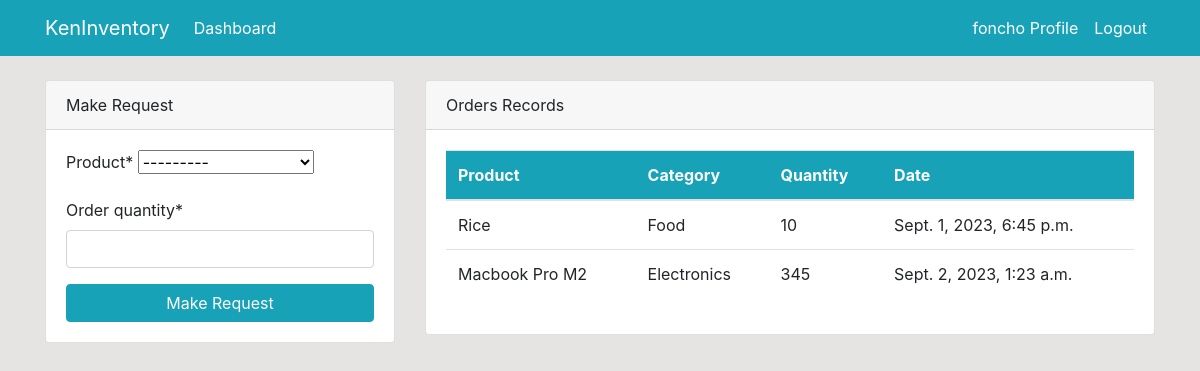
Page /dashboard/ (signed in) on the earlier database version.
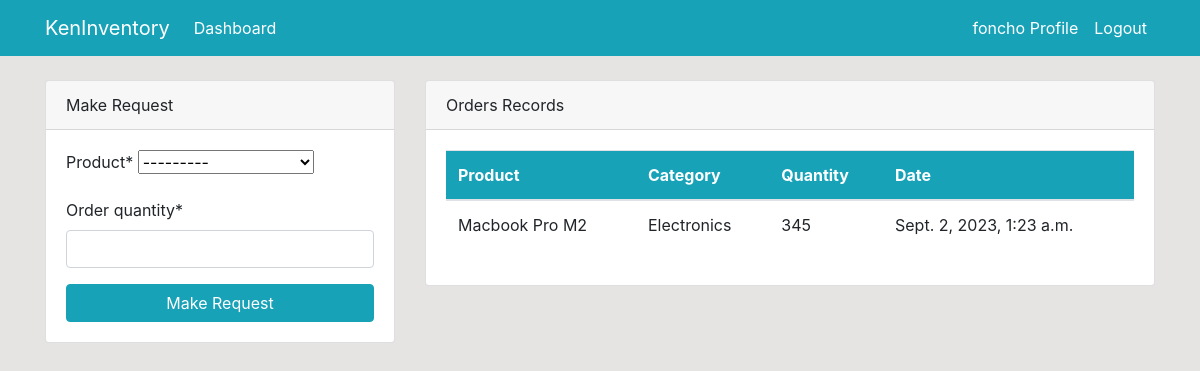
Same page on the later database version.
### dashboard/models.py (models this page shows, shortened)
class Order(models.Model):
    product = models.ForeignKey(Product, on_delete=models.CASCADE, null=True)
    staff = models.ForeignKey(User, on_delete=models.CASCADE, null=True)
    order_quantity = models.PositiveSmallIntegerField(null=True)
    date = models.DateTimeField(auto_now_add=True, null=True)
    class Meta:
        verbose_name_plural = "Order"

class Product(models.Model):
    name = models.CharField(max_length=50, null=True)
    category = models.CharField(choices=CATEGORIES, max_length=20, null=True)
    quantity = models.PositiveSmallIntegerField(null=True)
    class Meta:
        verbose_name_plural = "Product"
    def __str__(self):
        return self.name

### dashboard/views.py (the view)
# urls.py: path("dashboard/", views.index, name="dashboard-index"),
@login_required
def index(request):
    orders = Order.objects.all()
    products = Product.objects.all()
    orders_count = Order.objects.all().count()
    workers_count = User.objects.all().count()
    items_count = Product.objects.all().count()
    if request.method == "POST":
        form = OrderForm(request.POST)
        if form.is_valid():
            instance = form.save(commit=False)
            instance.staff = request.user
            instance.save()
            return redirect("dashboard-index")
    else:
        form = OrderForm()
    context = {
        "orders": orders,
        "form": form,
        "products": products,
        "workers_count": workers_count,
        "orders_count": orders_count,
        "items_count": items_count,
    }
    return render(request, "dashboard/index.html", context)

### dashboard/forms.py
class OrderForm(forms.ModelForm):
    class Meta:
        model = Order
        fields = ["product", "order_quantity"]

### templates/dashboard/index.html (shortened to what the changed rows need)
{% extends 'partials/base.html' %}
{% block content %}
{% if user.is_authenticated and user.is_staff and user.is_superuser %}
{% include 'partials/topnav.html' %}
<div class="container">
    <div class="row my-5">
        <div class="col-md-6">
            <div class="bg-white">
                <canvas id="myChart1" width="400" height="300"></canvas>
                <script>
                    var ctx = document.getElementById('myChart1').getContext('2d');
                    var myChart1 = new Chart(ctx, {
                        type: 'pie',
                        data: {
                            labels: [{% for order in orders %} '{{ order.product.name }}', {% endfor %}],
                    datasets: [{
                        label: 'Orders',
                        data: [{% for order in orders %} {{ order.order_quantity }}, {% endfor %}],
                        backgroundColor: [
                            'rgba(255, 99, 132, 1)',
                            'rgba(54, 162, 235, 1)',
                            'rgba(255, 206, 86, 1)',
                            'rgba(75, 192, 192, 1)',
                            'rgba(153, 102, 255, 1)',
                            'rgba(255, 159, 64, 1)'
                        ],
                            borderColor: [
                                'rgba(255, 99, 132, 1)',
                                'rgba(54, 162, 235, 1)',
                                'rgba(255, 206, 86, 1)',
                                'rgba(75, 192, 192, 1)',
                                'rgba(153, 102, 255, 1)',
                                'rgba(255, 159, 64, 1)'
                            ],
                                borderWidth: 1
                    }]
                    },
                    options: {
                        scales: {
                            yAxes: [{
                                ticks: {
                                    beginAtZero: true
                                }
                            }]
                        }
                    }
                    });
                </script>
            </div>
        </div>
        <div class="col-md-6">
            <div class="bg-white">
                <canvas id="myChart" width="400" height="300"></canvas>
                <script>
                    var ctx = document.getElementById('myChart').getContext('2d');
                    var myChart = new Chart(ctx, {
                        type: 'bar',
                        data: {
                            labels: [{% for product in products %} '{{ product.name }}', {% endfor %}],
                    datasets: [{
                        label: 'Products',
                        data: [{% for product in products %} {{ product.quantity }}, {% endfor %}],
                        backgroundColor: [
                            'rgba(255, 99, 132, 1)',
                            'rgba(54, 162, 235, 1)',
                            'rgba(255, 206, 86, 1)',
                            'rgba(75, 192, 192, 1)',
                            'rgba(153, 102, 255, 1)',
                            'rgba(255, 159, 64, 1)'
                        ],
                            borderColor: [
                                'rgba(255, 99, 132, 1)',
                                'rgba(54, 162, 235, 1)',
                                'rgba(255, 206, 86, 1)',
                                'rgba(75, 192, 192, 1)',
                                'rgba(153, 102, 255, 1)',
                                'rgba(255, 159, 64, 1)'
                            ],
                                borderWidth: 1
                    }]
                        },
                    options: {
                        scales: {
                            yAxes: [{
                                ticks: {
                                    beginAtZero: true
                                }
                            }]
                        }
                    }
                    });
                </script>
            </div>
        </div>
    </div>
</div>
{% elif user.is_authenticated and user.is_staff %}
{% include 'dashboard/staff_index.html' %}
{% elif user.is_authenticated %}
{% include 'dashboard/user_index.html' %}
{% endif %}
{% endblock %}

### templates/dashboard/staff_index.html (shortened to what this page needs)
{% load crispy_forms_tags %}
<div class="container">
    <div>
        <div class="row mt-4">
            <div class="col-md-4">
                <div class="card">
                    <div class="card-header">
                        Make Request
                    </div>
                    <div class="card-body">
                        <form method="POST">
                            {{ form|crispy }}
                            <input class="btn btn-info btn-block" type="submit" value="Make Request">
                        </form>
                    </div>
                </div>
            </div>
            <div class="col-md-8">
                <div class="card">
                    <div class="card-header">
                        Orders Records
                    </div>
                    <div class="card-body">
                        <table class="table bg-white">
                            <thead class="bg-info text-white">
                                <tr>
                                    <th scope="col">Product</th>
                                    <th scope="col">Category</th>
                                    <th scope="col">Quantity</th>
                                    <th scope="col">Date</th>
                                </tr>
                            </thead>
                            <tbody>
                                {% for order in orders %}
                                {% if order.staff == user %}
                                <tr>
                                    <td>{{ order.product }}</td>
                                    <td>{{ order.product.category }}</td>
                                    <td>{{ order.order_quantity }}</td>
                                    <td>{{ order.date }}</td>
                                </tr>
                                {% endif %}
                                {% endfor %}
                            </tbody>
                        </table>
                    </div>
                </div>
            </div>
        </div>
    </div>
</div>

Differences in the rows shown:
removed Order: product "Rice", product.category "Food", order_quantity "10", date "Sept. 1, 2023, 6:45 p.m."
